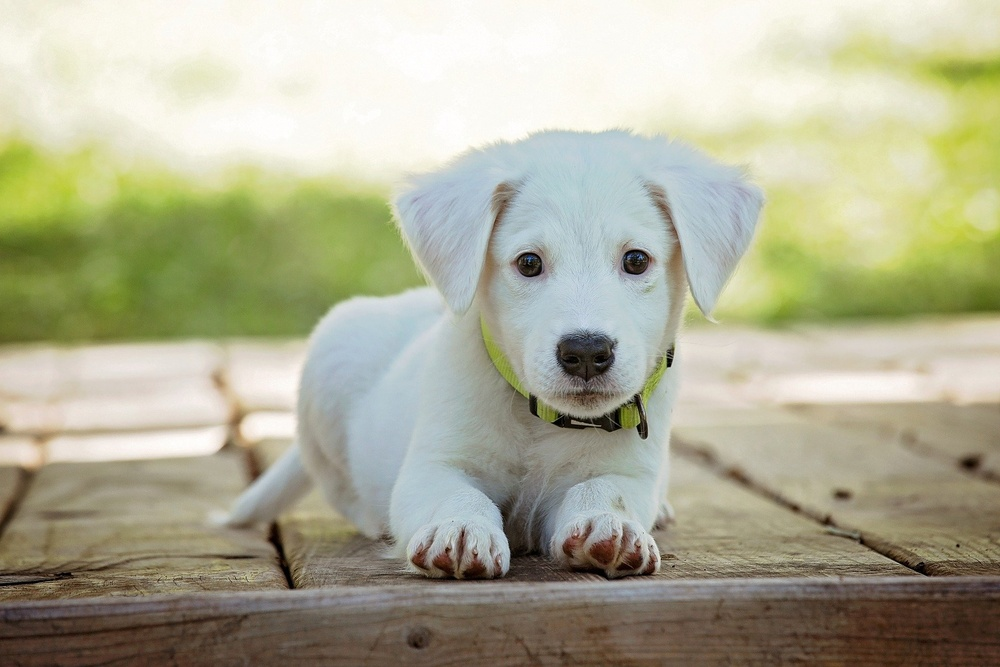
#> input picture perro.jpg, 1000 x 667 px, shrunk from 1920 x 1280 before the run
$ jupyter execute Crear_imagenes_binarias.ipynb
#> lines starting #> are read from the running program, lines starting #| are printed output that depends on the picture; after the words box and inside, x2 and y2 are one past the last pixel; in counts of white or black regions, pixels touching at a corner belong together
<a href="https://colab.research.google.com/github/INFINITY-RUBER/Python-y-OpenC--para-visi-n-por-ordenador--Computer-Vision-/blob/master/Crear_imagenes_binarias.ipynb" target="_parent"></a>

[cell 1]
import numpy as np
import matplotlib.pyplot as plt
import cv2

[cell 2]
imagen = cv2.imread('perro.jpg')
#> imagen is the input picture: shape (667, 1000, 3); mean B, G, R 149.2, 174, 174.7
imagen = cv2.cvtColor(imagen, cv2.COLOR_BGR2RGB)
plt.imshow(imagen)

### Imagen a escala de Grises

[cell 3]
imagen = cv2.imread('perro.jpg', 0)
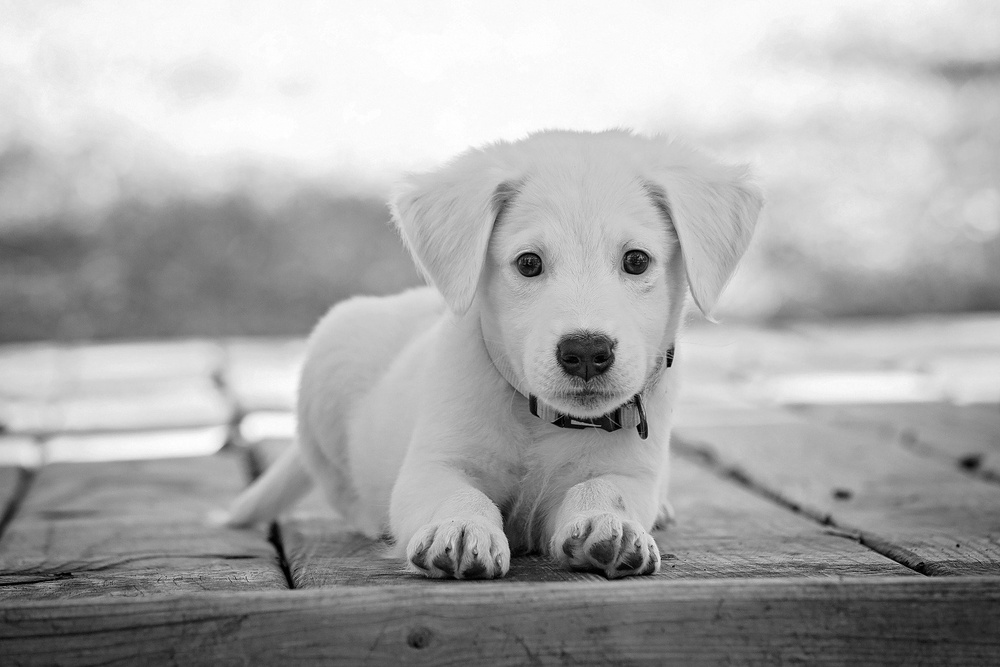
#> imagen: shape (667, 1000); min 0, max 255, mean 171.4
plt.imshow(imagen, cmap='gray')

## Imagen binaria

[cell 4]
mitad, imagen = cv2.threshold(imagen, 255/2, 255, cv2.THRESH_BINARY)
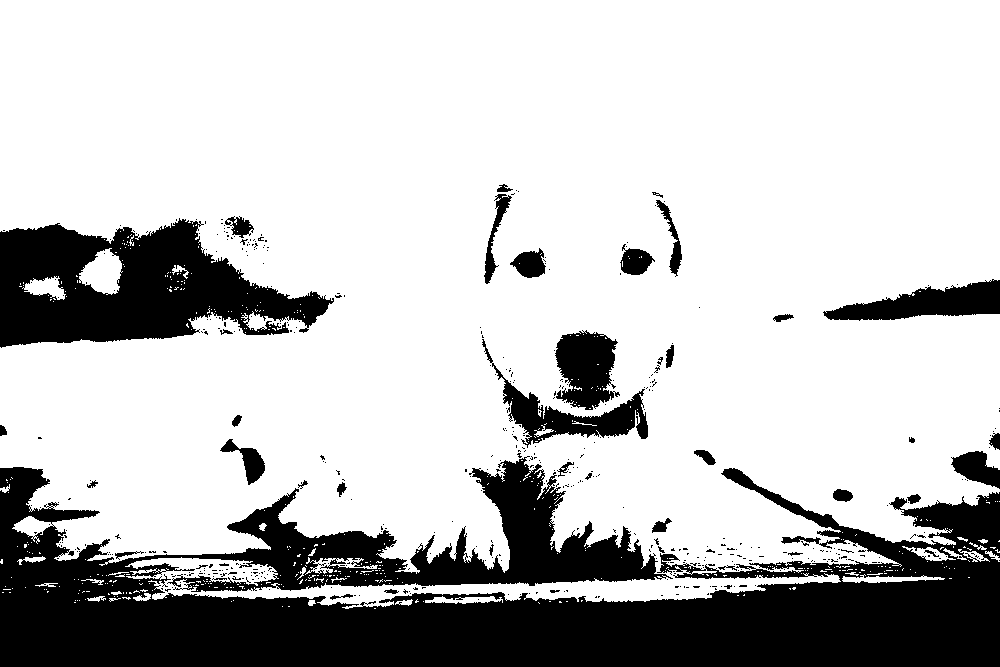
#> imagen: shape (667, 1000); 76% white; 472 black regions (429 under 20 px), largest, box (x1, y1, x2, y2) and area: (0, 456, 1000, 667) 115550, (0, 218, 334, 348) 24997, (823, 279, 1000, 321) 3996
#> mitad = 127
plt.imshow(imagen, cmap='gray')

[cell 5]
mitad, imagen = cv2.threshold(imagen, 255/2, 255, cv2.THRESH_BINARY_INV)
plt.imshow(imagen, cmap='gray')

# Mostrar imagenes en varios tamaños

[cell 6]
imagen = cv2.imread('perro.jpg')
imagen = cv2.cvtColor(imagen, cv2.COLOR_BGR2RGB)
plt.imshow(imagen)

[cell 7]
imagen.shape
#> Out = (667, 1000, 3)

[cell 8]
figura = plt.figure(figsize=(10,10))
lienzo = figura.add_subplot(111)
lienzo.imshow(imagen)

[cell 9]
figura = plt.figure(figsize=(20,20))#figsize=(Ancho x Alto)
lienzo = figura.add_subplot(111)
lienzo.imshow(imagen)

[cell 10]
imagen.shape
#> Out = (667, 1000, 3)

$ run again, with cara.jpg copied over perro.jpg
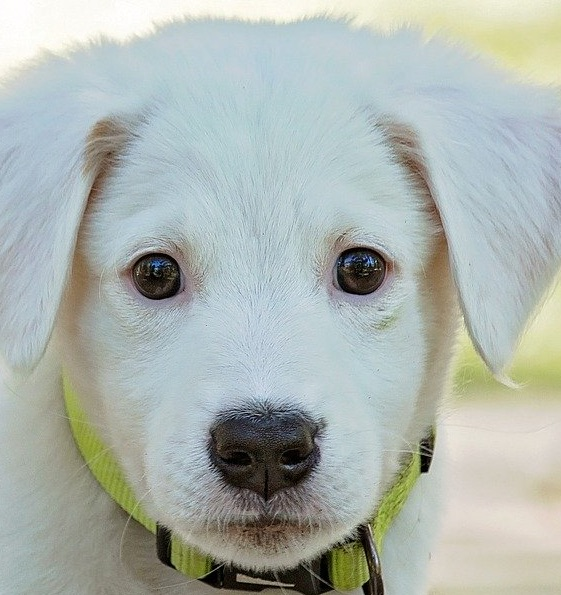
#> input picture cara.jpg, 561 x 595 px
#> imagen is the input picture: shape (595, 561, 3); mean B, G, R 175.3, 180.7, 172.7
#> `imagen = cv2.imread('perro.jpg', 0)`:
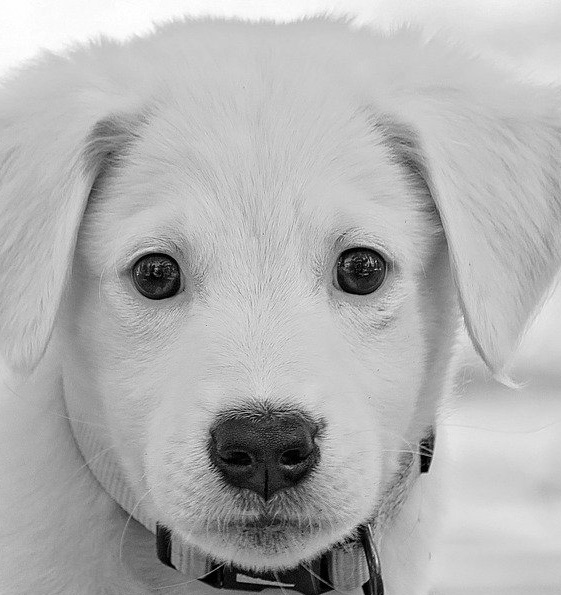
#> imagen: shape (595, 561); min 0, max 255, mean 177.7
#> `mitad, imagen = cv2.threshold(imagen, 255/2, 255, cv2.THRESH_BINARY)`:
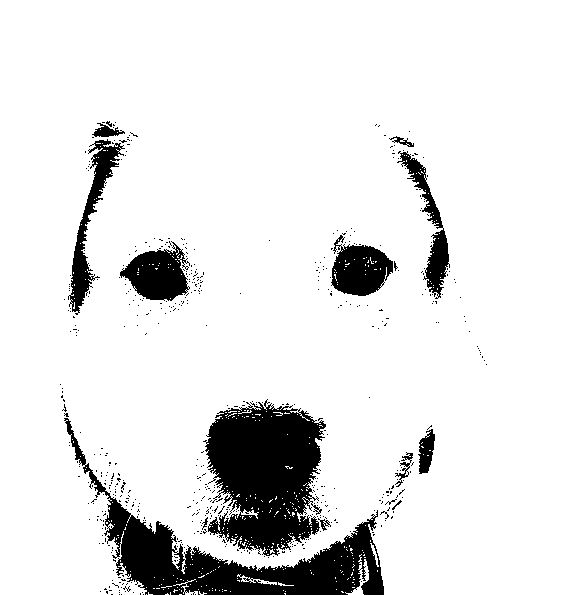
#> imagen: shape (595, 561); 89.1% white; 555 black regions (542 under 20 px), largest, box (x1, y1, x2, y2) and area: (203, 399, 326, 556) 12944, (64, 418, 384, 595) 12253, (120, 241, 190, 301) 2504
#> mitad = 127

$ run again, with cat_or_dog_4.jpg copied over perro.jpg
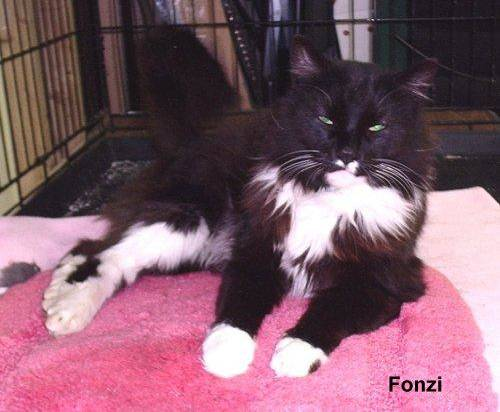
#> input picture cat_or_dog_4.jpg, 500 x 412 px
#> imagen is the input picture: shape (412, 500, 3); mean B, G, R 106.6, 91.9, 129.4
#> `imagen = cv2.imread('perro.jpg', 0)`:
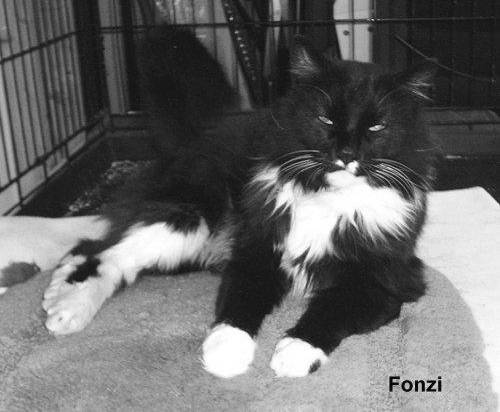
#> imagen: shape (412, 500); min 0, max 255, mean 104.8
#> `mitad, imagen = cv2.threshold(imagen, 255/2, 255, cv2.THRESH_BINARY)`:
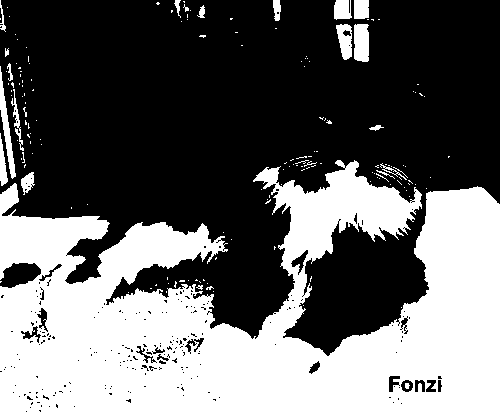
#> imagen: shape (412, 500); 39.7% white; 161 white regions (140 under 20 px), largest, box (x1, y1, x2, y2) and area: (0, 160, 500, 412) 77894, (0, 66, 16, 179) 554, (354, 24, 369, 62) 541
#> mitad = 127

$ run again, with gato_alrrebes.jpg copied over perro.jpg
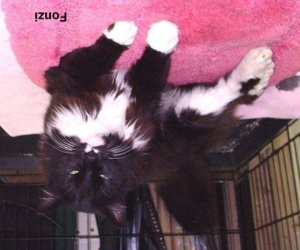
#> input picture gato_alrrebes.jpg, 300 x 250 px
#> imagen is the input picture: shape (250, 300, 3); mean B, G, R 106.6, 91.9, 129.4
#> `imagen = cv2.imread('perro.jpg', 0)`:
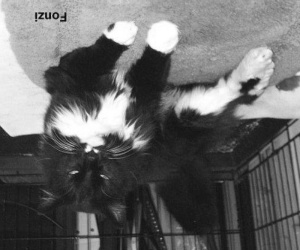
#> imagen: shape (250, 300); min 11, max 255, mean 104.8
#> `mitad, imagen = cv2.threshold(imagen, 255/2, 255, cv2.THRESH_BINARY)`:
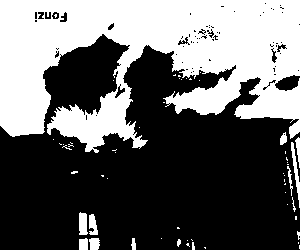
#> imagen: shape (250, 300); 39.6% white; 56 white regions (43 under 20 px), largest, box (x1, y1, x2, y2) and area: (0, 0, 300, 153) 28503, (291, 142, 300, 208) 195, (79, 212, 88, 235) 176
#> mitad = 127
